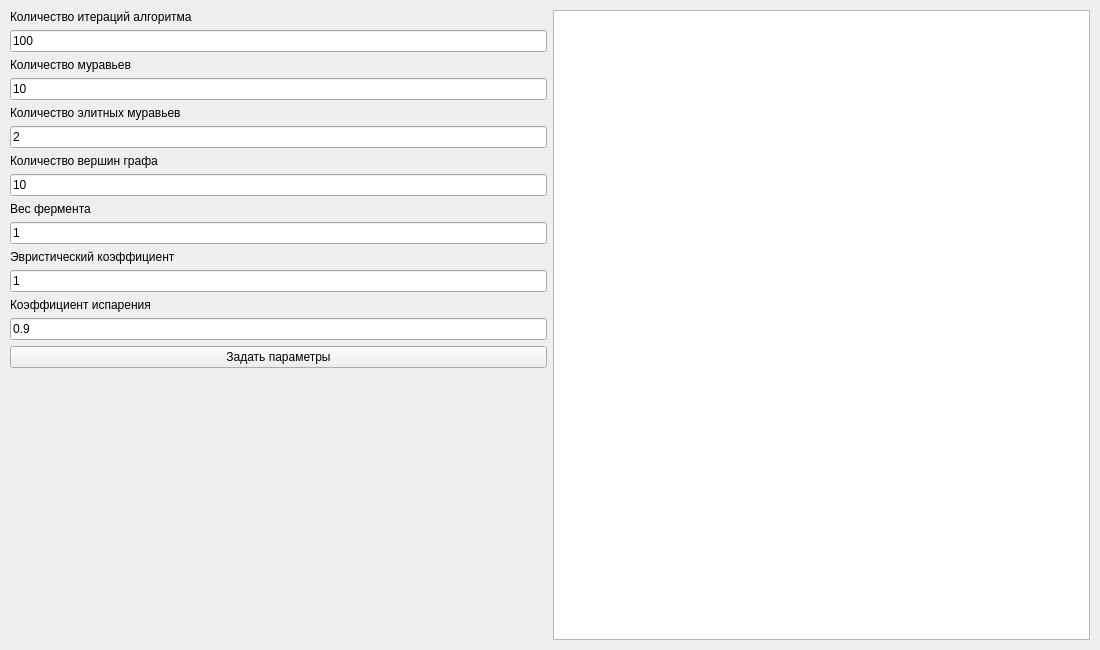
<?xml version="1.0" encoding="UTF-8"?>
<ui version="4.0">
 <class>MainWindow</class>
 <widget class="QMainWindow" name="MainWindow">
  <property name="geometry">
   <rect>
    <x>0</x>
    <y>0</y>
    <width>1100</width>
    <height>650</height>
   </rect>
  </property>
  <property name="minimumSize">
   <size>
    <width>1100</width>
    <height>650</height>
   </size>
  </property>
  <property name="maximumSize">
   <size>
    <width>16777215</width>
    <height>16777215</height>
   </size>
  </property>
  <property name="windowTitle">
   <string>MainWindow</string>
  </property>
  <widget class="QWidget" name="centralwidget">
   <layout class="QGridLayout" name="gridLayout">
    <property name="leftMargin">
     <number>10</number>
    </property>
    <property name="topMargin">
     <number>10</number>
    </property>
    <property name="rightMargin">
     <number>10</number>
    </property>
    <property name="bottomMargin">
     <number>10</number>
    </property>
    <item row="0" column="0">
     <layout class="QVBoxLayout" name="verticalLayout">
      <item>
       <widget class="QLabel" name="label">
        <property name="text">
         <string>Количество итераций алгоритма</string>
        </property>
       </widget>
      </item>
      <item>
       <widget class="QLineEdit" name="iterationsEdit">
        <property name="text">
         <string>100</string>
        </property>
       </widget>
      </item>
      <item>
       <widget class="QLabel" name="label_2">
        <property name="text">
         <string>Количество муравьев</string>
        </property>
       </widget>
      </item>
      <item>
       <widget class="QLineEdit" name="antsEdit">
        <property name="text">
         <string>10</string>
        </property>
       </widget>
      </item>
      <item>
       <widget class="QLabel" name="label_3">
        <property name="text">
         <string>Количество элитных муравьев</string>
        </property>
       </widget>
      </item>
      <item>
       <widget class="QLineEdit" name="eliteAntsEdit">
        <property name="text">
         <string>2</string>
        </property>
       </widget>
      </item>
      <item>
       <widget class="QLabel" name="label_4">
        <property name="text">
         <string>Количество вершин графа</string>
        </property>
       </widget>
      </item>
      <item>
       <widget class="QLineEdit" name="nEdit">
        <property name="text">
         <string>10</string>
        </property>
       </widget>
      </item>
      <item>
       <widget class="QLabel" name="label_5">
        <property name="text">
         <string>Вес фермента</string>
        </property>
       </widget>
      </item>
      <item>
       <widget class="QLineEdit" name="alphaEdit">
        <property name="text">
         <string>1</string>
        </property>
       </widget>
      </item>
      <item>
       <widget class="QLabel" name="label_6">
        <property name="text">
         <string>Эвристический коэффициент</string>
        </property>
       </widget>
      </item>
      <item>
       <widget class="QLineEdit" name="betaEdit">
        <property name="text">
         <string>1</string>
        </property>
       </widget>
      </item>
      <item>
       <widget class="QLabel" name="label_7">
        <property name="text">
         <string>Коэффициент испарения</string>
        </property>
       </widget>
      </item>
      <item>
       <widget class="QLineEdit" name="rhoEdit">
        <property name="text">
         <string>0.9</string>
        </property>
       </widget>
      </item>
      <item>
       <widget class="QPushButton" name="setParametersButton">
        <property name="text">
         <string>Задать параметры</string>
        </property>
       </widget>
      </item>
      <item>
       <spacer name="verticalSpacer">
        <property name="orientation">
         <enum>Qt::Vertical</enum>
        </property>
        <property name="sizeHint" stdset="0">
         <size>
          <width>20</width>
          <height>40</height>
         </size>
        </property>
       </spacer>
      </item>
     </layout>
    </item>
    <item row="0" column="1">
     <widget class="QTableWidget" name="table">
      <property name="minimumSize">
       <size>
        <width>300</width>
        <height>600</height>
       </size>
      </property>
     </widget>
    </item>
    <item row="0" column="2">
     <layout class="QVBoxLayout" name="graphLayout"/>
    </item>
   </layout>
  </widget>
 </widget>
 <resources/>
 <connections/>
</ui>
